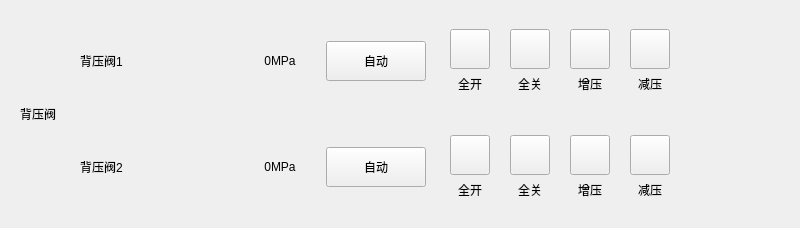
           <widget class="QWidget" name="widget_14" native="true">
            <property name="minimumSize">
             <size>
              <width>800</width>
              <height>0</height>
             </size>
            </property>
            <property name="maximumSize">
             <size>
              <width>800</width>
              <height>16777215</height>
             </size>
            </property>
            <layout class="QGridLayout" name="gridLayout_30">
             <item row="0" column="0" rowspan="2">
              <widget class="QWidget" name="widget_21" native="true">
               <property name="minimumSize">
                <size>
                 <width>0</width>
                 <height>50</height>
                </size>
               </property>
               <property name="maximumSize">
                <size>
                 <width>16777215</width>
                 <height>16777215</height>
                </size>
               </property>
               <layout class="QGridLayout" name="gridLayout_25">
                <item row="0" column="0">
                 <widget class="QLabel" name="label_pres_title">
                  <property name="sizePolicy">
                   <sizepolicy hsizetype="Preferred" vsizetype="Preferred">
                    <horstretch>0</horstretch>
                    <verstretch>0</verstretch>
                   </sizepolicy>
                  </property>
                  <property name="minimumSize">
                   <size>
                    <width>0</width>
                    <height>35</height>
                   </size>
                  </property>
                  <property name="maximumSize">
                   <size>
                    <width>16777215</width>
                    <height>35</height>
                   </size>
                  </property>
                  <property name="text">
                   <string>背压阀</string>
                  </property>
                  <property name="alignment">
                   <set>Qt::AlignmentFlag::AlignLeading|Qt::AlignmentFlag::AlignLeft|Qt::AlignmentFlag::AlignVCenter</set>
                  </property>
                 </widget>
                </item>
               </layout>
              </widget>
             </item>
             <item row="1" column="1">
              <widget class="QWidget" name="widget_10" native="true">
               <layout class="QGridLayout" name="gridLayout_10">
                <item row="0" column="0">
                 <widget class="QLabel" name="label_6">
                  <property name="text">
                   <string>背压阀2</string>
                  </property>
                 </widget>
                </item>
                <item row="0" column="1">
                 <spacer name="horizontalSpacer_12">
                  <property name="orientation">
                   <enum>Qt::Orientation::Horizontal</enum>
                  </property>
                  <property name="sizeHint" stdset="0">
                   <size>
                    <width>60</width>
                    <height>20</height>
                   </size>
                  </property>
                 </spacer>
                </item>
                <item row="0" column="2">
                 <widget class="QWidget" name="widget_22" native="true">
                  <property name="minimumSize">
                   <size>
                    <width>0</width>
                    <height>50</height>
                   </size>
                  </property>
                  <property name="maximumSize">
                   <size>
                    <width>16777215</width>
                    <height>50</height>
                   </size>
                  </property>
                  <layout class="QGridLayout" name="gridLayout_16">
                   <property name="topMargin">
                    <number>0</number>
                   </property>
                   <property name="bottomMargin">
                    <number>0</number>
                   </property>
                   <item row="0" column="2">
                    <widget class="QPushButton" name="pres_auto_2">
                     <property name="sizePolicy">
                      <sizepolicy hsizetype="Preferred" vsizetype="Preferred">
                       <horstretch>0</horstretch>
                       <verstretch>0</verstretch>
                      </sizepolicy>
                     </property>
                     <property name="minimumSize">
                      <size>
                       <width>100</width>
                       <height>40</height>
                      </size>
                     </property>
                     <property name="maximumSize">
                      <size>
                       <width>16777215</width>
                       <height>40</height>
                      </size>
                     </property>
                     <property name="text">
                      <string>自动</string>
                     </property>
                    </widget>
                   </item>
                   <item row="0" column="1">
                    <widget class="QLabel" name="pres_val_2">
                     <property name="minimumSize">
                      <size>
                       <width>80</width>
                       <height>0</height>
                      </size>
                     </property>
                     <property name="text">
                      <string>0MPa</string>
                     </property>
                     <property name="alignment">
                      <set>Qt::AlignmentFlag::AlignCenter</set>
                     </property>
                    </widget>
                   </item>
                  </layout>
                 </widget>
                </item>
                <item row="0" column="3">
                 <widget class="QWidget" name="widget_23" native="true">
                  <layout class="QGridLayout" name="gridLayout_22">
                   <property name="leftMargin">
                    <number>0</number>
                   </property>
                   <property name="topMargin">
                    <number>0</number>
                   </property>
                   <property name="rightMargin">
                    <number>0</number>
                   </property>
                   <property name="bottomMargin">
                    <number>0</number>
                   </property>
                   <property name="horizontalSpacing">
                    <number>2</number>
                   </property>
                   <item row="0" column="0">
                    <widget class="QWidget" name="widget_24" native="true">
                     <layout class="QGridLayout" name="gridLayout_18">
                      <item row="0" column="0">
                       <widget class="QPushButton" name="pres_on_2">
                        <property name="sizePolicy">
                         <sizepolicy hsizetype="Preferred" vsizetype="Preferred">
                          <horstretch>0</horstretch>
                          <verstretch>0</verstretch>
                         </sizepolicy>
                        </property>
                        <property name="minimumSize">
                         <size>
                          <width>40</width>
                          <height>40</height>
                         </size>
                        </property>
                        <property name="maximumSize">
                         <size>
                          <width>40</width>
                          <height>40</height>
                         </size>
                        </property>
                        <property name="text">
                         <string/>
                        </property>
                       </widget>
                      </item>
                      <item row="1" column="0">
                       <widget class="QLabel" name="label_on_2">
                        <property name="sizePolicy">
                         <sizepolicy hsizetype="Preferred" vsizetype="Preferred">
                          <horstretch>0</horstretch>
                          <verstretch>0</verstretch>
                         </sizepolicy>
                        </property>
                        <property name="text">
                         <string>全开</string>
                        </property>
                        <property name="alignment">
                         <set>Qt::AlignmentFlag::AlignCenter</set>
                        </property>
                       </widget>
                      </item>
                     </layout>
                    </widget>
                   </item>
                   <item row="0" column="1">
                    <widget class="QWidget" name="widget_25" native="true">
                     <layout class="QGridLayout" name="gridLayout_26">
                      <item row="0" column="0">
                       <widget class="QPushButton" name="pres_off_2">
                        <property name="sizePolicy">
                         <sizepolicy hsizetype="Preferred" vsizetype="Preferred">
                          <horstretch>0</horstretch>
                          <verstretch>0</verstretch>
                         </sizepolicy>
                        </property>
                        <property name="minimumSize">
                         <size>
                          <width>40</width>
                          <height>40</height>
                         </size>
                        </property>
                        <property name="maximumSize">
                         <size>
                          <width>40</width>
                          <height>40</height>
                         </size>
                        </property>
                        <property name="text">
                         <string/>
                        </property>
                       </widget>
                      </item>
                      <item row="1" column="0">
                       <widget class="QLabel" name="label_off_2">
                        <property name="text">
                         <string>全关</string>
                        </property>
                        <property name="alignment">
                         <set>Qt::AlignmentFlag::AlignCenter</set>
                        </property>
                       </widget>
                      </item>
                     </layout>
                    </widget>
                   </item>
                   <item row="0" column="2">
                    <widget class="QWidget" name="widget_26" native="true">
                     <layout class="QGridLayout" name="gridLayout_27">
                      <item row="0" column="0">
                       <widget class="QPushButton" name="pres_inc_2">
                        <property name="sizePolicy">
                         <sizepolicy hsizetype="Preferred" vsizetype="Preferred">
                          <horstretch>0</horstretch>
                          <verstretch>0</verstretch>
                         </sizepolicy>
                        </property>
                        <property name="minimumSize">
                         <size>
                          <width>40</width>
                          <height>40</height>
                         </size>
                        </property>
                        <property name="maximumSize">
                         <size>
                          <width>40</width>
                          <height>40</height>
                         </size>
                        </property>
                        <property name="text">
                         <string/>
                        </property>
                       </widget>
                      </item>
                      <item row="1" column="0">
                       <widget class="QLabel" name="label_inc_2">
                        <property name="text">
                         <string>增压</string>
                        </property>
                        <property name="alignment">
                         <set>Qt::AlignmentFlag::AlignCenter</set>
                        </property>
                       </widget>
                      </item>
                     </layout>
                    </widget>
                   </item>
                   <item row="0" column="3">
                    <widget class="QWidget" name="widget_27" native="true">
                     <layout class="QGridLayout" name="gridLayout_28">
                      <item row="0" column="0">
                       <widget class="QPushButton" name="pres_dec_2">
                        <property name="sizePolicy">
                         <sizepolicy hsizetype="Preferred" vsizetype="Preferred">
                          <horstretch>0</horstretch>
                          <verstretch>0</verstretch>
                         </sizepolicy>
                        </property>
                        <property name="minimumSize">
                         <size>
                          <width>40</width>
                          <height>40</height>
                         </size>
                        </property>
                        <property name="maximumSize">
                         <size>
                          <width>40</width>
                          <height>40</height>
                         </size>
                        </property>
                        <property name="text">
                         <string/>
                        </property>
                       </widget>
                      </item>
                      <item row="1" column="0">
                       <widget class="QLabel" name="label_dec_2">
                        <property name="text">
                         <string>减压</string>
                        </property>
                        <property name="alignment">
                         <set>Qt::AlignmentFlag::AlignCenter</set>
                        </property>
                       </widget>
                      </item>
                     </layout>
                    </widget>
                   </item>
                  </layout>
                 </widget>
                </item>
                <item row="0" column="4">
                 <spacer name="horizontalSpacer_13">
                  <property name="orientation">
                   <enum>Qt::Orientation::Horizontal</enum>
                  </property>
                  <property name="sizeHint" stdset="0">
                   <size>
                    <width>0</width>
                    <height>0</height>
                   </size>
                  </property>
                 </spacer>
                </item>
               </layout>
              </widget>
             </item>
             <item row="0" column="1">
              <widget class="QWidget" name="widget_6" native="true">
               <layout class="QGridLayout" name="gridLayout_29">
                <item row="0" column="0">
                 <widget class="QLabel" name="label_5">
                  <property name="text">
                   <string>背压阀1</string>
                  </property>
                 </widget>
                </item>
                <item row="0" column="1">
                 <spacer name="horizontalSpacer_8">
                  <property name="orientation">
                   <enum>Qt::Orientation::Horizontal</enum>
                  </property>
                  <property name="sizeHint" stdset="0">
                   <size>
                    <width>60</width>
                    <height>20</height>
                   </size>
                  </property>
                 </spacer>
                </item>
                <item row="0" column="2">
                 <widget class="QWidget" name="widget_7" native="true">
                  <property name="minimumSize">
                   <size>
                    <width>0</width>
                    <height>50</height>
                   </size>
                  </property>
                  <property name="maximumSize">
                   <size>
                    <width>16777215</width>
                    <height>50</height>
                   </size>
                  </property>
                  <layout class="QGridLayout" name="gridLayout_11">
                   <property name="topMargin">
                    <number>0</number>
                   </property>
                   <property name="bottomMargin">
                    <number>0</number>
                   </property>
                   <item row="0" column="2">
                    <widget class="QPushButton" name="pres_auto">
                     <property name="sizePolicy">
                      <sizepolicy hsizetype="Preferred" vsizetype="Preferred">
                       <horstretch>0</horstretch>
                       <verstretch>0</verstretch>
                      </sizepolicy>
                     </property>
                     <property name="minimumSize">
                      <size>
                       <width>100</width>
                       <height>40</height>
                      </size>
                     </property>
                     <property name="maximumSize">
                      <size>
                       <width>16777215</width>
                       <height>40</height>
                      </size>
                     </property>
                     <property name="text">
                      <string>自动</string>
                     </property>
                    </widget>
                   </item>
                   <item row="0" column="1">
                    <widget class="QLabel" name="pres_val">
                     <property name="minimumSize">
                      <size>
                       <width>80</width>
                       <height>0</height>
                      </size>
                     </property>
                     <property name="text">
                      <string>0MPa</string>
                     </property>
                     <property name="alignment">
                      <set>Qt::AlignmentFlag::AlignCenter</set>
                     </property>
                    </widget>
                   </item>
                  </layout>
                 </widget>
                </item>
                <item row="0" column="3">
                 <widget class="QWidget" name="widget_9" native="true">
                  <layout class="QGridLayout" name="gridLayout_21">
                   <property name="leftMargin">
                    <number>0</number>
                   </property>
                   <property name="topMargin">
                    <number>0</number>
                   </property>
                   <property name="rightMargin">
                    <number>0</number>
                   </property>
                   <property name="bottomMargin">
                    <number>0</number>
                   </property>
                   <property name="horizontalSpacing">
                    <number>2</number>
                   </property>
                   <item row="0" column="0">
                    <widget class="QWidget" name="widget_15" native="true">
                     <layout class="QGridLayout" name="gridLayout_12">
                      <item row="0" column="0">
                       <widget class="QPushButton" name="pres_on">
                        <property name="sizePolicy">
                         <sizepolicy hsizetype="Preferred" vsizetype="Preferred">
                          <horstretch>0</horstretch>
                          <verstretch>0</verstretch>
                         </sizepolicy>
                        </property>
                        <property name="minimumSize">
                         <size>
                          <width>40</width>
                          <height>40</height>
                         </size>
                        </property>
                        <property name="maximumSize">
                         <size>
                          <width>40</width>
                          <height>40</height>
                         </size>
                        </property>
                        <property name="text">
                         <string/>
                        </property>
                       </widget>
                      </item>
                      <item row="1" column="0">
                       <widget class="QLabel" name="label_on">
                        <property name="sizePolicy">
                         <sizepolicy hsizetype="Preferred" vsizetype="Preferred">
                          <horstretch>0</horstretch>
                          <verstretch>0</verstretch>
                         </sizepolicy>
                        </property>
                        <property name="text">
                         <string>全开</string>
                        </property>
                        <property name="alignment">
                         <set>Qt::AlignmentFlag::AlignCenter</set>
                        </property>
                       </widget>
                      </item>
                     </layout>
                    </widget>
                   </item>
                   <item row="0" column="1">
                    <widget class="QWidget" name="widget_16" native="true">
                     <layout class="QGridLayout" name="gridLayout_13">
                      <item row="0" column="0">
                       <widget class="QPushButton" name="pres_off">
                        <property name="sizePolicy">
                         <sizepolicy hsizetype="Preferred" vsizetype="Preferred">
                          <horstretch>0</horstretch>
                          <verstretch>0</verstretch>
                         </sizepolicy>
                        </property>
                        <property name="minimumSize">
                         <size>
                          <width>40</width>
                          <height>40</height>
                         </size>
                        </property>
                        <property name="maximumSize">
                         <size>
                          <width>40</width>
                          <height>40</height>
                         </size>
                        </property>
                        <property name="text">
                         <string/>
                        </property>
                       </widget>
                      </item>
                      <item row="1" column="0">
                       <widget class="QLabel" name="label_off">
                        <property name="text">
                         <string>全关</string>
                        </property>
                        <property name="alignment">
                         <set>Qt::AlignmentFlag::AlignCenter</set>
                        </property>
                       </widget>
                      </item>
                     </layout>
                    </widget>
                   </item>
                   <item row="0" column="2">
                    <widget class="QWidget" name="widget_17" native="true">
                     <layout class="QGridLayout" name="gridLayout_19">
                      <item row="0" column="0">
                       <widget class="QPushButton" name="pres_inc">
                        <property name="sizePolicy">
                         <sizepolicy hsizetype="Preferred" vsizetype="Preferred">
                          <horstretch>0</horstretch>
                          <verstretch>0</verstretch>
                         </sizepolicy>
                        </property>
                        <property name="minimumSize">
                         <size>
                          <width>40</width>
                          <height>40</height>
                         </size>
                        </property>
                        <property name="maximumSize">
                         <size>
                          <width>40</width>
                          <height>40</height>
                         </size>
                        </property>
                        <property name="text">
                         <string/>
                        </property>
                       </widget>
                      </item>
                      <item row="1" column="0">
                       <widget class="QLabel" name="label_inc">
                        <property name="text">
                         <string>增压</string>
                        </property>
                        <property name="alignment">
                         <set>Qt::AlignmentFlag::AlignCenter</set>
                        </property>
                       </widget>
                      </item>
                     </layout>
                    </widget>
                   </item>
                   <item row="0" column="3">
                    <widget class="QWidget" name="widget_18" native="true">
                     <layout class="QGridLayout" name="gridLayout_20">
                      <item row="0" column="0">
                       <widget class="QPushButton" name="pres_dec">
                        <property name="sizePolicy">
                         <sizepolicy hsizetype="Preferred" vsizetype="Preferred">
                          <horstretch>0</horstretch>
                          <verstretch>0</verstretch>
                         </sizepolicy>
                        </property>
                        <property name="minimumSize">
                         <size>
                          <width>40</width>
                          <height>40</height>
                         </size>
                        </property>
                        <property name="maximumSize">
                         <size>
                          <width>40</width>
                          <height>40</height>
                         </size>
                        </property>
                        <property name="text">
                         <string/>
                        </property>
                       </widget>
                      </item>
                      <item row="1" column="0">
                       <widget class="QLabel" name="label_dec">
                        <property name="text">
                         <string>减压</string>
                        </property>
                        <property name="alignment">
                         <set>Qt::AlignmentFlag::AlignCenter</set>
                        </property>
                       </widget>
                      </item>
                     </layout>
                    </widget>
                   </item>
                  </layout>
                 </widget>
                </item>
                <item row="0" column="4">
                 <spacer name="horizontalSpacer_9">
                  <property name="orientation">
                   <enum>Qt::Orientation::Horizontal</enum>
                  </property>
                  <property name="sizeHint" stdset="0">
                   <size>
                    <width>0</width>
                    <height>0</height>
                   </size>
                  </property>
                 </spacer>
                </item>
               </layout>
              </widget>
             </item>
            </layout>
           </widget>
